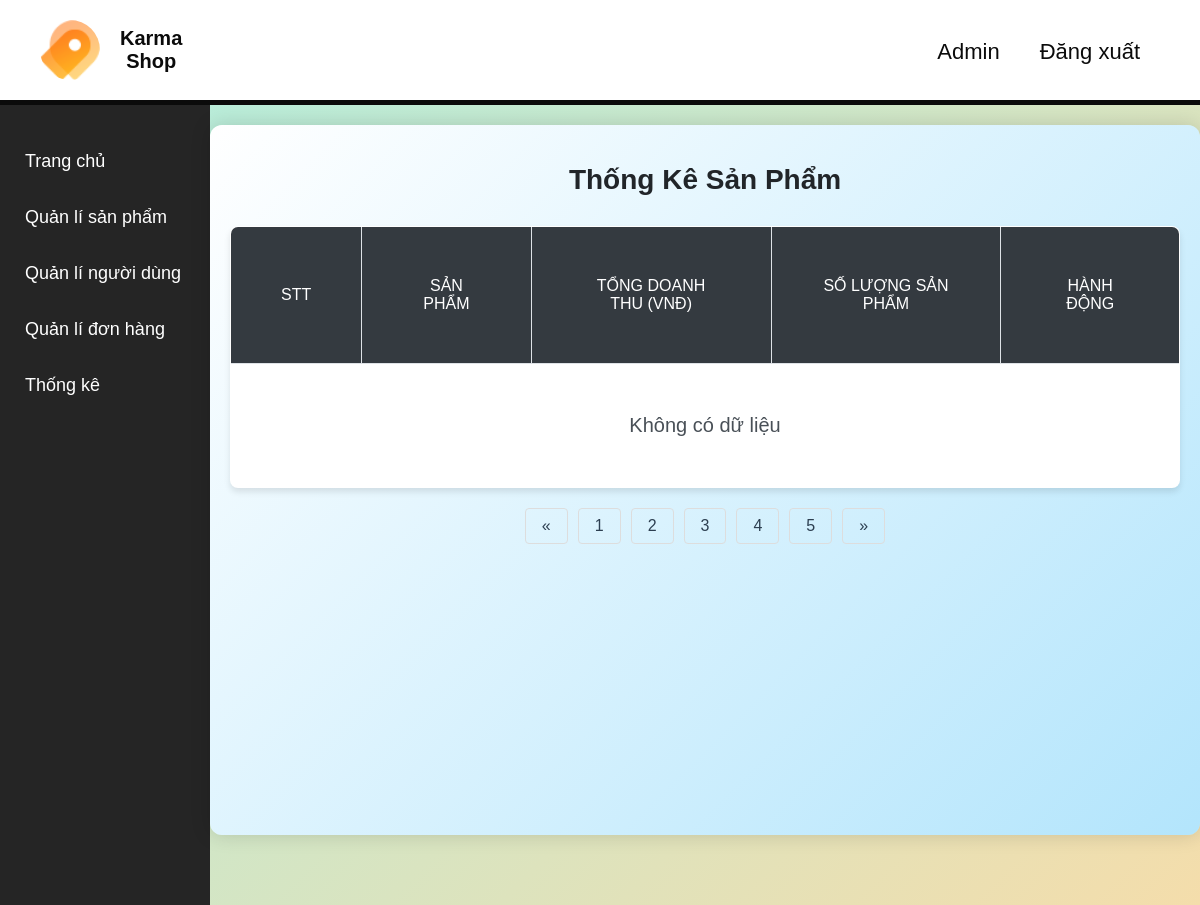
Before: /static.php (signed in) with the older database file.
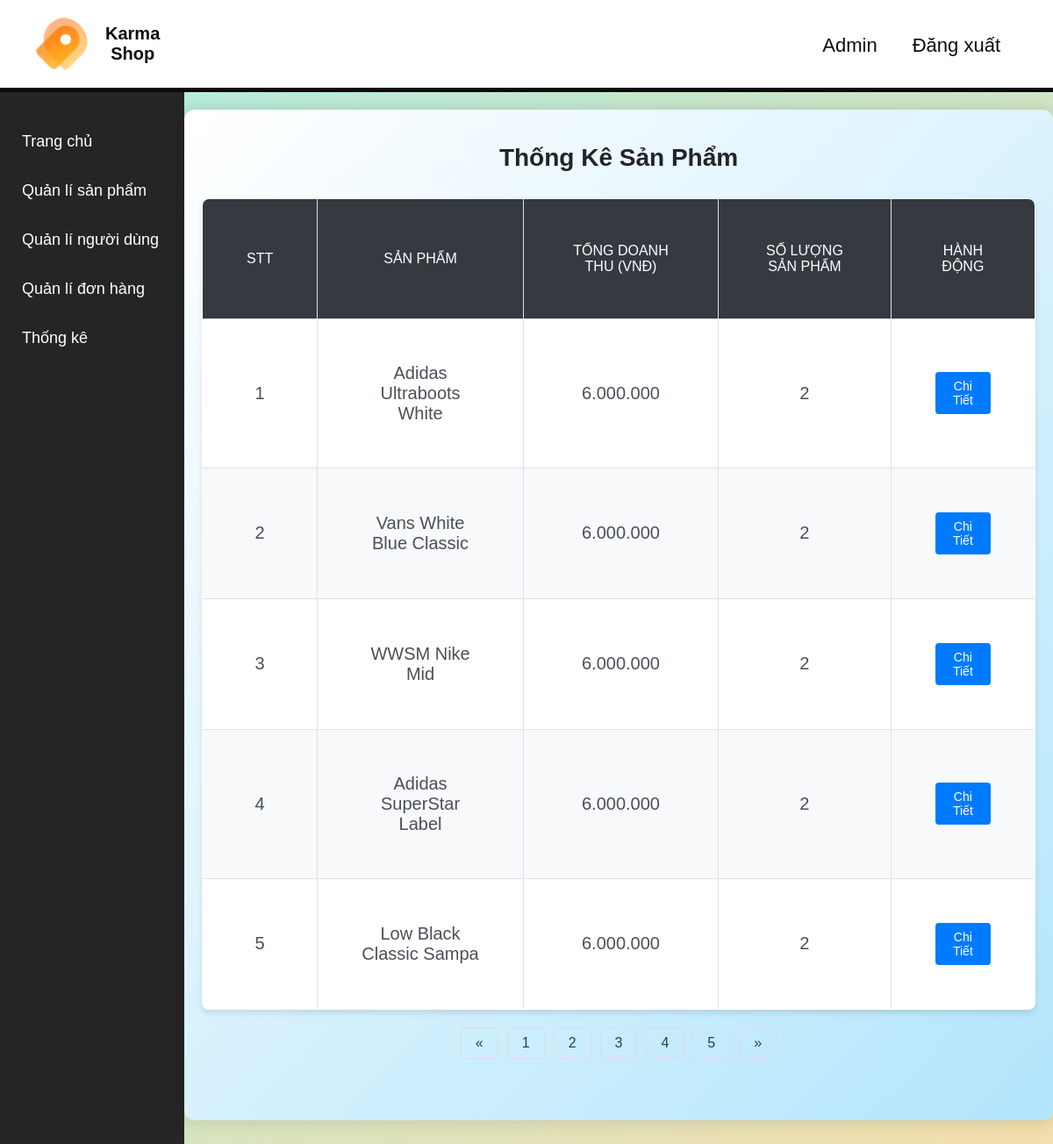
After: the same page with the newer database file.
### tables this page shows
CREATE TABLE `sp` (
  `idsp` int(11) NOT NULL,
  `idloai` int(11) DEFAULT NULL,
  `images` longblob DEFAULT NULL,
  `tensp` varchar(255) NOT NULL,
  `giathanh` int(11) NOT NULL,
  `soluong` int(11) NOT NULL,
  `mota` varchar(1000) NOT NULL,
  `ansp` tinyint(1) NOT NULL
);

### static.php (the view, shortened to what this page needs)
<?php
$servername = "localhost";
$username = "root";
$password = "";
$dbname = "test";
$conn = new mysqli($servername, $username, $password, $dbname);
$conn->set_charset("utf8");
$sql = "SELECT
            sp.idsp AS idsp,
            sp.tensp AS sanpham,
            SUM(ctdonhang.soluong * ctdonhang.giathanh) AS tongdoanhthu,
            SUM(ctdonhang.soluong) AS soluong_sanpham
        FROM ctdonhang ctdonhang
        JOIN sp ON ctdonhang.idsp = sp.idsp
        JOIN donhang dh ON ctdonhang.iddonhang = dh.iddonhang
        WHERE dh.trangthai = 'Hoàn thành'
        GROUP BY sp.idsp, sp.tensp
        ORDER BY tongdoanhthu DESC
        LIMIT 5";
$result = $conn->query($sql);
?>
<!DOCTYPE html>
<html lang="vi">
<head>
</head>
<body>
<?php include 'header-admin.php'?>
<div class="admin-container">
    <?php include 'sidebar.php'; ?>
  <div class="dashboard-container">
    <header class="main-header">
      <h1>Thống Kê Sản Phẩm </h1>
    </header>
    <div class="container">
      <table>
        <thead>
        <tr>
          <th>STT</th>
          <th>Sản Phẩm</th>
          <th>Tổng Doanh Thu (VNĐ)</th>
          <th>Số Lượng Sản Phẩm</th>
          <th>Hành Động</th>
        </tr>
        </thead>
        <tbody>
        <?php
            if ($result->num_rows > 0) {
        $stt = 1;
        while ($row = $result->fetch_assoc()) {
        echo "<tr>
          <td>" . $stt++ . "</td>
          <td>" . $row["sanpham"] . "</td>
          <td>" . number_format($row["tongdoanhthu"], 0, ',', '.') . "</td>
          <td>" . $row["soluong_sanpham"] . "</td>
          <td class='view-details'><a href='thongkesanphambanduoc.php?idsp=" . $row["idsp"] . "'>Chi Tiết</a></td>
        </tr>";
        }
        } else {
        echo "<tr><td colspan='5'>Không có dữ liệu</td></tr>";
        }
        ?>
        </tbody>
      </table>
      <div class="pagination">
       <a href="static.php">&laquo;</a>
        <a href="static.php">1</a>
        <a href="static.php">2</a>
        <a href="static.php">3</a>
        <a href="static.php">4</a>
        <a href="static.php">5</a>
        <a href="static.php">&raquo;</a>
      </div>
    </div>
  </div>
</div>
</body>
</html>

Changed rows visible on the page:
added sp: tensp "Adidas Ultraboots White", tongdoanhthu "6.000.000", soluong_sanpham "2"
added sp: tensp "Vans White Blue Classic", tongdoanhthu "6.000.000", soluong_sanpham "2"
added sp: tensp "WWSM Nike Mid", tongdoanhthu "6.000.000", soluong_sanpham "2"
added sp: tensp "Adidas SuperStar Label", tongdoanhthu "6.000.000", soluong_sanpham "2"
added sp: tensp "Low Black Classic Sampa", tongdoanhthu "6.000.000", soluong_sanpham "2"
Other visible differences:
text no longer shown: "Không có dữ liệu"
